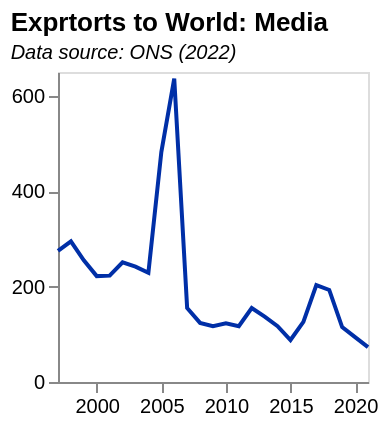

Write a Vega-Lite specification for this figure.
### Vega-Lite specification from a JSON file in a GitHub repository (floating-point values rounded to 4 significant figures)
{"$schema": "https://vega.github.io/schema/vega-lite/v5.json", "data": {"values": [{"date": "1997", "label": "1997", "month": "", "quarter": "", "sourceDataset": "MQ10", "updateDate": "2020-12-16T00:00:00.000Z", "value": "275", "year": "1997"}, {"date": "1998", "label": "1998", "month": "", "quarter": "", "sourceDataset": "MQ10", "updateDate": "2020-12-16T00:00:00.000Z", "value": "295", "year": "1998"}, {"date": "1999", "label": "1999", "month": "", "quarter": "", "sourceDataset": "MQ10", "updateDate": "2020-12-16T00:00:00.000Z", "value": "255", "year": "1999"}, {"date": "2000", "label": "2000", "month": "", "quarter": "", "sourceDataset": "MQ10", "updateDate": "2020-12-16T00:00:00.000Z", "value": "222", "year": "2000"}, {"date": "2001", "label": "2001", "month": "", "quarter": "", "sourceDataset": "MQ10", "updateDate": "2020-12-16T00:00:00.000Z", "value": "223", "year": "2001"}, {"date": "2002", "label": "2002", "month": "", "quarter": "", "sourceDataset": "MQ10", "updateDate": "2020-12-16T00:00:00.000Z", "value": "251", "year": "2002"}, {"date": "2003", "label": "2003", "month": "", "quarter": "", "sourceDataset": "MQ10", "updateDate": "2020-12-16T00:00:00.000Z", "value": "242", "year": "2003"}, {"date": "2004", "label": "2004", "month": "", "quarter": "", "sourceDataset": "MQ10", "updateDate": "2020-12-16T00:00:00.000Z", "value": "229", "year": "2004"}, {"date": "2005", "label": "2005", "month": "", "quarter": "", "sourceDataset": "MQ10", "updateDate": "2020-12-16T00:00:00.000Z", "value": "482", "year": "2005"}, {"date": "2006", "label": "2006", "month": "", "quarter": "", "sourceDataset": "MQ10", "updateDate": "2020-12-16T00:00:00.000Z", "value": "636", "year": "2006"}, {"date": "2007", "label": "2007", "month": "", "quarter": "", "sourceDataset": "MQ10", "updateDate": "2019-12-13T00:00:00.000Z", "value": "155", "year": "2007"}, {"date": "2008", "label": "2008", "month": "", "quarter": "", "sourceDataset": "MQ10", "updateDate": "2020-12-16T00:00:00.000Z", "value": "124", "year": "2008"}, {"date": "2009", "label": "2009", "month": "", "quarter": "", "sourceDataset": "MQ10", "updateDate": "2020-12-16T00:00:00.000Z", "value": "117", "year": "2009"}, {"date": "2010", "label": "2010", "month": "", "quarter": "", "sourceDataset": "MQ10", "updateDate": "2020-12-16T00:00:00.000Z", "value": "123", "year": "2010"}, {"date": "2011", "label": "2011", "month": "", "quarter": "", "sourceDataset": "MQ10", "updateDate": "2019-12-13T00:00:00.000Z", "value": "117", "year": "2011"}, {"date": "2012", "label": "2012", "month": "", "quarter": "", "sourceDataset": "MQ10", "updateDate": "2020-12-16T00:00:00.000Z", "value": "155", "year": "2012"}, {"date": "2013", "label": "2013", "month": "", "quarter": "", "sourceDataset": "MQ10", "updateDate": "2019-12-13T00:00:00.000Z", "value": "137", "year": "2013"}, {"date": "2014", "label": "2014", "month": "", "quarter": "", "sourceDataset": "MQ10", "updateDate": "2019-12-13T00:00:00.000Z", "value": "117", "year": "2014"}, {"date": "2015", "label": "2015", "month": "", "quarter": "", "sourceDataset": "MQ10", "updateDate": "2020-12-16T00:00:00.000Z", "value": "88", "year": "2015"}, {"date": "2016", "label": "2016", "month": "", "quarter": "", "sourceDataset": "MQ10", "updateDate": "2019-12-13T00:00:00.000Z", "value": "126", "year": "2016"}, {"date": "2017", "label": "2017", "month": "", "quarter": "", "sourceDataset": "MQ10", "updateDate": "2020-12-16T00:00:00.000Z", "value": "203", "year": "2017"}, {"date": "2018", "label": "2018", "month": "", "quarter": "", "sourceDataset": "MQ10", "updateDate": "2021-12-15T00:00:00.000Z", "value": "193", "year": "2018"}, {"date": "2019", "label": "2019", "month": "", "quarter": "", "sourceDataset": "MQ10", "updateDate": "2021-03-18T00:00:00.000Z", "value": "115", "year": "2019"}, {"date": "2020", "label": "2020", "month": "", "quarter": "", "sourceDataset": "MQ10", "updateDate": "2021-12-15T00:00:00.000Z", "value": "94", "year": "2020"}, {"date": "2021", "label": "2021", "month": "", "quarter": "", "sourceDataset": "MQ10", "updateDate": "2022-03-16T00:00:00.000Z", "value": "73", "year": "2021"}], "format": {"parse": {"date": "date"}}}, "title": {"text": "Exprtorts to World: Media", "subtitle": "Data source: ONS (2022)", "subtitleFontStyle": "italic", "subtitleFontSize": 10, "anchor": "start", "color": "black"}, "width": 155, "height": 155, "mark": {"type": "line", "color": "rgb(0,47,167)"}, "encoding": {"x": {"field": "date", "type": "temporal", "axis": {"grid": false}, "title": ""}, "y": {"field": "value", "type": "quantitative", "axis": {"grid": false}, "title": ""}}}
